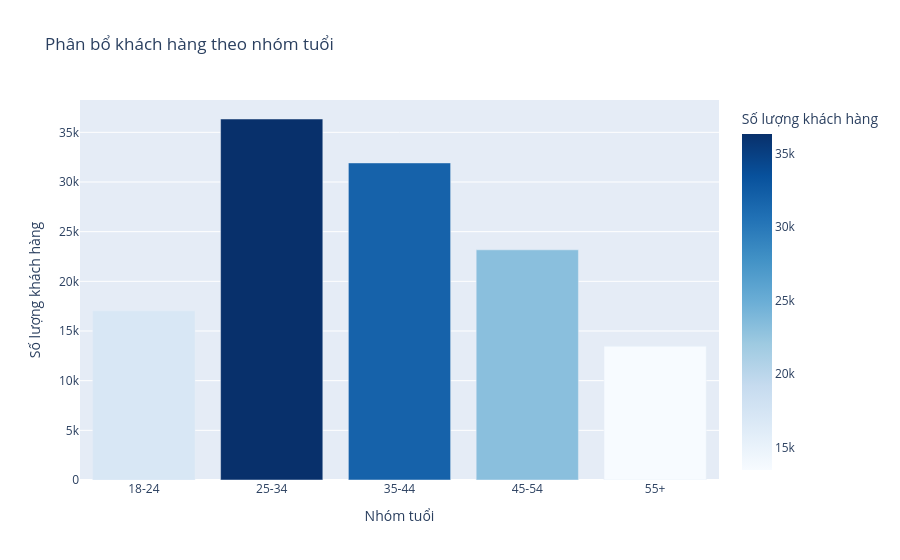

Notebook cell for this chart:
### Markdown cell above
## Phần 2 - Đưa ra business insight và EDA

### Code cell
age_group_counts = customers['age_group'].value_counts().sort_index()
age_group_weights = age_group_counts / age_group_counts.sum() * 100# Tính trọng số (tỷ lệ %) cho từng nhóm tuổi

age_group_df = pd.DataFrame({
    'age_group': age_group_counts.index,
    'count': age_group_counts.values,
    'weight': age_group_weights.round(2).values
})

fig = px.bar(
    age_group_df,
    x='age_group',
    y='count',
    labels={'age_group': 'Nhóm tuổi', 'count': 'Số lượng khách hàng'},
    title='Phân bổ khách hàng theo nhóm tuổi',
    custom_data=['count', 'weight'],
    color='count',
    color_continuous_scale='Blues'
)
fig.update_traces(
    hovertemplate='Nhóm tuổi: %{x}<br>Số lượng khách: %{customdata[0]}<br>Trọng số: %{customdata[1]}%'
)
fig.update_layout(showlegend=False)
fig.show()

### Figure 1 — Plotly figure (JSON) as saved in the notebook; plotly's stock layout.template omitted (floating-point values rounded to 4 significant figures)
{"data": [{"customdata": [[17040.0, 13.97], [36340.0, 29.81], [31920.0, 26.18], [23170.0, 19.0], [13460.0, 11.04]], "hovertemplate": "Nhóm tuổi: %{x}<br>Số lượng khách: %{customdata[0]}<br>Trọng số: %{customdata[1]}%", "legendgroup": "", "marker": {"color": [17039, 36342, 31920, 23172, 13457], "coloraxis": "coloraxis", "pattern": {"shape": ""}}, "name": "", "orientation": "v", "showlegend": false, "textposition": "auto", "type": "bar", "x": ["18-24", "25-34", "35-44", "45-54", "55+"], "xaxis": "x", "y": [17039, 36342, 31920, 23172, 13457], "yaxis": "y"}], "layout": {"barmode": "relative", "coloraxis": {"colorbar": {"title": {"text": "Số lượng khách hàng"}}, "colorscale": [[0, "rgb(247,251,255)"], [0.125, "rgb(222,235,247)"], [0.25, "rgb(198,219,239)"], [0.375, "rgb(158,202,225)"], [0.5, "rgb(107,174,214)"], [0.625, "rgb(66,146,198)"], [0.75, "rgb(33,113,181)"], [0.875, "rgb(8,81,156)"], [1, "rgb(8,48,107)"]]}, "legend": {"tracegroupgap": 0}, "showlegend": false, "title": {"text": "Phân bổ khách hàng theo nhóm tuổi"}, "xaxis": {"anchor": "y", "domain": [0, 1], "title": {"text": "Nhóm tuổi"}}, "yaxis": {"anchor": "x", "domain": [0, 1], "title": {"text": "Số lượng khách hàng"}}}}
